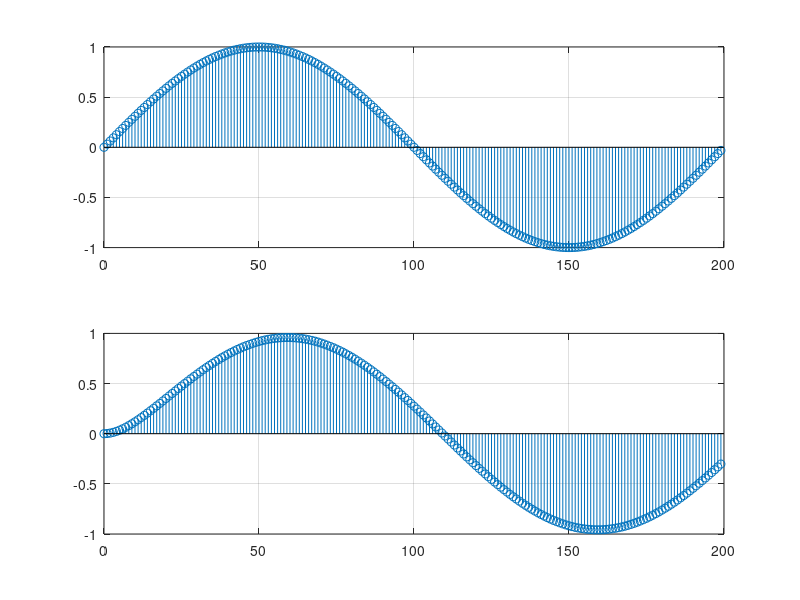
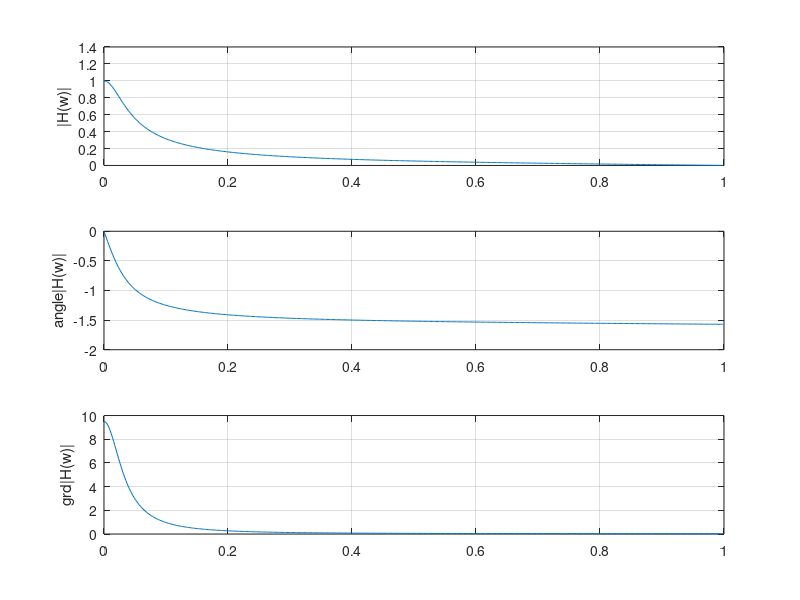

Write MATLAB code to recreate these figures, in order.
pkg load signal;

n = 0:199;
x = sin(0.01*pi*n);

b = [0.05, 0.05];
a = [1, -0.9];

y = filter(b, a, x);


figure(1)
subplot(211); ylabel('x');
stem(n, x); grid on;

subplot(212); ylabel('y');
stem(n, y); grid on;

figure(2);

[Fh, w] = freqz(b, a);
[Gd, w] = grpdelay(b, a);


subplot(311);
plot(w/pi, abs(Fh));
ylabel('|H(w)|'); grid on;

subplot(312);
plot(w/pi, angle(Fh));
ylabel('angle|H(w)|'); grid on;

subplot(313);
plot(w/pi, Gd);
ylabel('grd|H(w)|'); grid on;

